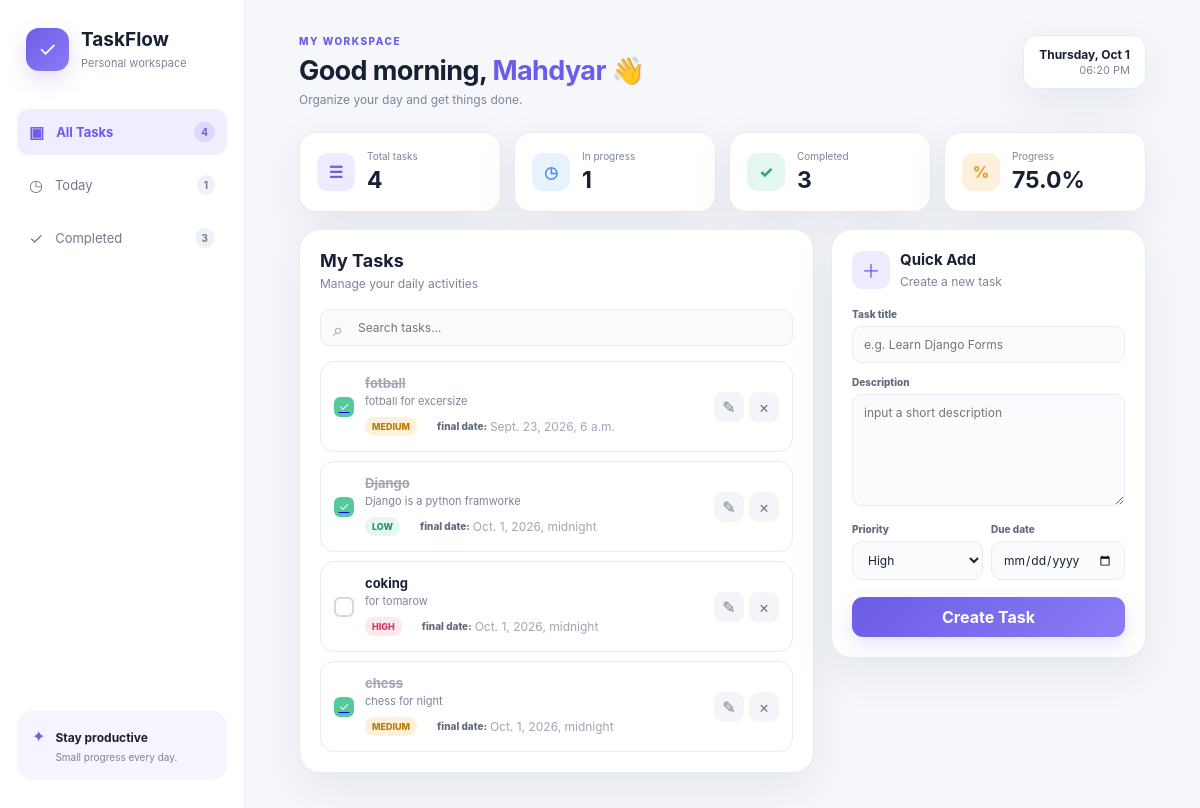
Before: / with the older database file.
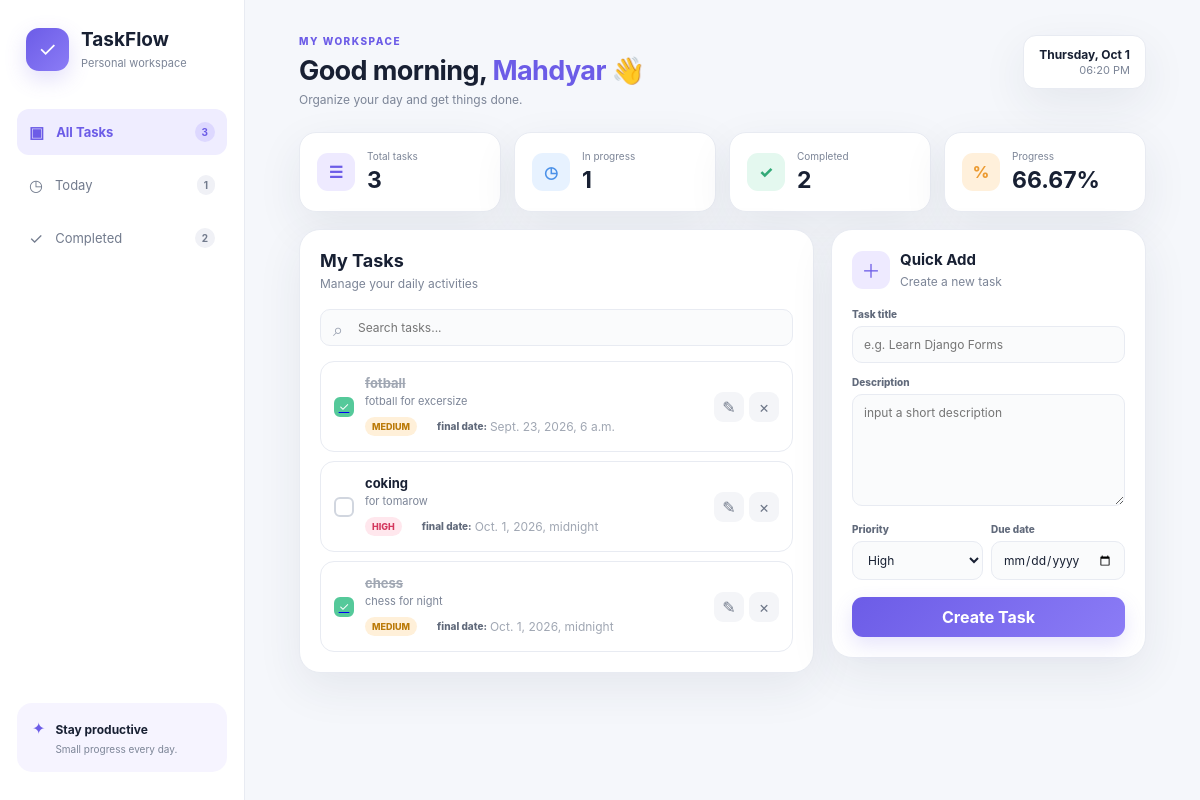
After: the same page with the newer database file.
### task/models.py (models this page shows, shortened)
class Task(models.Model):
    title = models.CharField(max_length=100)
    description = models.TextField()
    start_date = models.DateTimeField(default=timezone.now)
    due_date = models.DateTimeField()
    high = 1
    medium = 2
    low = 3
    priority_status  = (
        (high, 'High'),
        (medium, 'Medium'),
        (low, 'Low')
    )
    priority = models.IntegerField(choices=priority_status, default=high)
    completed = 1
    in_progress = 2
    status_choices = (
        (in_progress, 'In progress'),
        (completed, 'Completed')
    )
    state = models.IntegerField(choices=status_choices, default=in_progress)

### task/views.py (the view)
# urls.py: path('',views.indexView,name='index'),
def indexView(request):
    tasks = Task.objects.all()
    completed = Task.objects.filter(state=1)
    in_progress = Task.objects.filter(state=2)
    today = timezone.localdate()
    todays = Task.objects.filter(start_date__date=today)
    total_tasks = tasks.count()
    completed_tasks = completed.count()
    if total_tasks > 0:
        progress = round(completed_tasks / total_tasks * 100, 2)
    else:
        progress = 0
    if request.method == "POST":
        input_form = TaskForm(request.POST)
        if input_form.is_valid():
            input_form.save()
            return redirect('index')
    else:
        input_form = TaskForm()
    context = {
        'tasks': tasks,
        'completed': completed,
        'in_progress': in_progress,
        'todays': todays,
        'progress': progress,
        'input_form': input_form,
    }
    return render(request, 'task/index.html', context)

### task/forms.py
class TaskForm(forms.ModelForm):
    class Meta:
        model = Task
        fields = ('title', 'description','priority','due_date')
        widgets = {
            'title': forms.TextInput(attrs={'placeholder':'e.g. Learn Django Forms',}),
            'description': forms.Textarea(attrs={'placeholder':'input a short description ','rows':6}),
            'due_date': forms.DateInput(attrs={'type':'date'}),
        }

### task/templates/task/index.html (shortened to what this page needs)
{% load static %}
<!doctype html>
<html lang="en">
  <head>
    <link rel="stylesheet" href="{% static 'style/style.css' %}" />
  </head>
  <body>
    <div class="app-shell">
      <aside class="sidebar">
        <div class="brand">
          <div class="brand-icon">✓</div>
          <div>
            <h2>TaskFlow</h2>
            <span>Personal workspace</span>
          </div>
        </div>
        <nav>
          <a class="nav-item active" href="#">
            <span>▣</span> All Tasks
            <b id="sideAll">{{ tasks.count }}</b>
          </a>
          <a class="nav-item" href="#">
            <span>◷</span> Today
            <b id="sideToday">{{ todays.count }}</b>
          </a>
          <a class="nav-item" href="#">
            <span>✓</span> Completed
            <b id="sideDone">{{ completed.count }}</b>
          </a>
        </nav>
        <div class="sidebar-bottom">
          <div class="tip">
            <span>✦</span>
            <div>
              <strong>Stay productive</strong>
              <p>Small progress every day.</p>
            </div>
          </div>
        </div>
      </aside>
      <main class="main">
        <header class="topbar">
          <div>
            <p class="eyebrow">MY WORKSPACE</p>
            <h1>Good morning, <span>Mahdyar</span> 👋</h1>
            <p class="muted">Organize your day and get things done.</p>
          </div>
          <div class="date-box">
            <strong id="currentDate">Today</strong>
            <span id="currentTime">00:00</span>
          </div>
        </header>
        <section class="stats">
          <div class="stat-card purple">
            <div class="stat-icon">☰</div>
            <div>
              <span>Total tasks</span
              ><strong id="totalCount">{{ tasks.count }}</strong>
            </div>
          </div>
          <div class="stat-card blue">
            <div class="stat-icon">◷</div>
            <div>
              <span>In progress</span
              ><strong id="pendingCount">{{ in_progress.count }}</strong>
            </div>
          </div>
          <div class="stat-card green">
            <div class="stat-icon">✓</div>
            <div>
              <span>Completed</span
              ><strong id="completedCount">{{ completed.count }}</strong>
            </div>
          </div>
          <div class="stat-card orange">
            <div class="stat-icon">%</div>
            <div>
              <span>Progress</span
              ><strong id="progressCount">{{ progress }}%</strong>
            </div>
          </div>
        </section>
        <section class="content-grid">
          <div class="tasks-card">
            <div class="section-head">
              <div>
                <h2>My Tasks</h2>
                <p class="muted">Manage your daily activities</p>
              </div>
            </div>
            <div class="toolbar">
              <form method="POST" action="" class="search-box">
                <span>⌕</span>
                <input
                  id="searchInput"
                  type="search"
                  placeholder="Search tasks..."
                />
              </form>
            </div>
            <div class="task-list" id="taskList">
              {% for task in tasks %}
              <article
                class="task {% if task.state == 1%} completed {% endif %}"
              >
                <a href="/toggle/{{ task.id }}">
                  <button
                    class="check {% if task.state == 1%} done {% endif %}"
                    aria-label="Complete task"
                  ></button>
                </a>
                <div class="task-info">
                  <div class="task-title task-ha">{{ task.title}}</div>
                  <div class="task-desc">{{ task.description}}</div>
                  <div class="meta">
                    <span
                      class="badge {% if task.priority == 1 %} high {% elif task.priority == 2 %} medium {% elif task.priority == 3 %} low {% endif %}"
                      >{{ task.get_priority_display }}</span
                    >
                    <div class="due_date">
                      <label>final date:</label> {{ task.due_date }}
                    </div>
                  </div>
                </div>
                <div class="actions">
                  <a href="/edit/{{ task.id }}">
                    <button class="action" title="Edit" type="submit">✎</button>
                  </a>
                  <a href="/delete/{{ task.id }}">
                    <button class="action delete" title="Delete">×</button>
                  </a>
                </div>
              </article>
              {% endfor %}
            </div>
          </div>
          <aside class="quick-card">
            <div class="quick-title">
              <div class="mini-icon">＋</div>
              <div>
                <h3>Quick Add</h3>
                <p class="muted">Create a new task</p>
              </div>
            </div>
            <form id="taskForm" action="" method="POST">
              <label>Task title</label>
              {{ input_form.title }}
              <label>Description</label>
              {{input_form.description}}
              <div class="form-row">
                <div>
                  <label>Priority</label>
                  {{ input_form.priority }}
                </div>
                <div>
                  <label>Due date</label>
                  {{ input_form.due_date }}
                </div>
              </div>
              <button class="submit-btn" id="submitBtn" type="submit">
                Create Task
              </button>
            </form>
          </aside>
        </section>
      </main>
    </div>
  </body>
</html>

Changed rows visible on the page:
removed Task: state 1 (drawn), title "Django", description "Django is a python framworke", priority "LOW", due_date "Oct. 1, 2026, midnight"
Other visible differences:
{{ tasks.count }}: "4" → "3"
{{ completed.count }}: "3" → "2"
{{ progress }}: "75.0" → "66.67"
